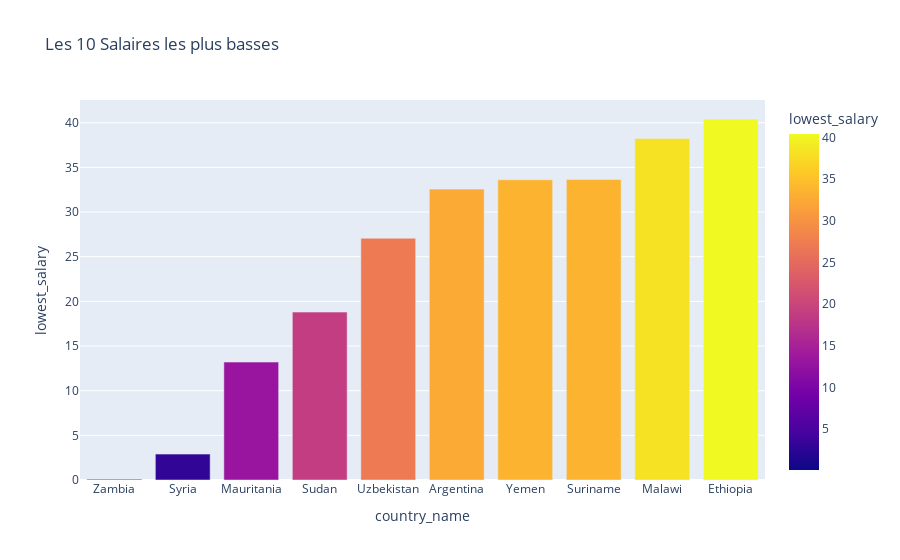

Notebook code for this chart:
### Code cell
msc10 = df.sort_values(by = "lowest_salary", ascending = True).head(10)

fig3 = px.bar(msc10, x = 'country_name', y = 'lowest_salary', color ='lowest_salary', title='Les 10 Salaires les plus basses')
fig3.show()

### Figure 1 — Plotly figure (JSON) as saved in the notebook; plotly's stock layout.template omitted (floating-point values rounded to 4 significant figures)
{"data": [{"alignmentgroup": "True", "hovertemplate": "country_name=%{x}<br>lowest_salary=%{marker.color}<extra></extra>", "legendgroup": "", "marker": {"color": [0.07209, 2.9, 13.2, 18.8, 27.07, 32.57, 33.62, 33.65, 38.24, 40.42], "coloraxis": "coloraxis", "pattern": {"shape": ""}}, "name": "", "offsetgroup": "", "orientation": "v", "showlegend": false, "textposition": "auto", "type": "bar", "x": ["Zambia", "Syria", "Mauritania", "Sudan", "Uzbekistan", "Argentina", "Yemen", "Suriname", "Malawi", "Ethiopia"], "xaxis": "x", "y": [0.07209, 2.9, 13.2, 18.8, 27.07, 32.57, 33.62, 33.65, 38.24, 40.42], "yaxis": "y"}], "layout": {"barmode": "relative", "coloraxis": {"colorbar": {"title": {"text": "lowest_salary"}}, "colorscale": [[0, "#0d0887"], [0.1111, "#46039f"], [0.2222, "#7201a8"], [0.3333, "#9c179e"], [0.4444, "#bd3786"], [0.5556, "#d8576b"], [0.6667, "#ed7953"], [0.7778, "#fb9f3a"], [0.8889, "#fdca26"], [1, "#f0f921"]]}, "legend": {"tracegroupgap": 0}, "title": {"text": "Les 10 Salaires les plus basses"}, "xaxis": {"anchor": "y", "domain": [0, 1], "title": {"text": "country_name"}}, "yaxis": {"anchor": "x", "domain": [0, 1], "title": {"text": "lowest_salary"}}}}
